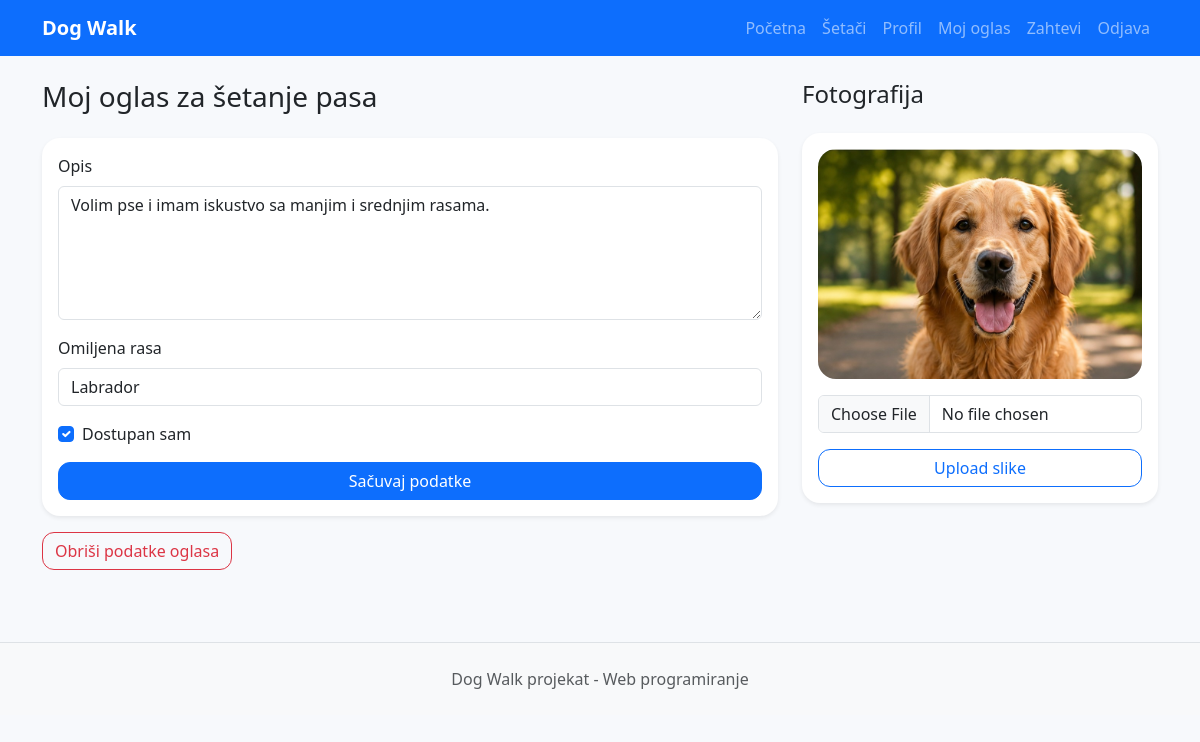
The page /walker_profile.php (signed in) on the database its author committed.
### tables this page shows
CREATE TABLE walkers (
    id INT AUTO_INCREMENT PRIMARY KEY,
    user_id INT NOT NULL UNIQUE,
    photo VARCHAR(255),
    description TEXT,
    favorite_breed VARCHAR(100),
    is_approved TINYINT(1) NOT NULL DEFAULT 0,
    is_available TINYINT(1) NOT NULL DEFAULT 1,
    contact_count INT NOT NULL DEFAULT 0,
    created_at TIMESTAMP DEFAULT CURRENT_TIMESTAMP,
    FOREIGN KEY (user_id) REFERENCES users(id) ON DELETE CASCADE
);

### includes/Database.php (called while the page is built, shortened)
<?php
class Database
{
    private static ?PDO $connection = null;
    public static function getConnection(): PDO
    {
        if (self::$connection === null) {
            $dsn = 'mysql:host=' . DB_HOST . ';dbname=' . DB_NAME . ';charset=utf8mb4';
            self::$connection = new PDO($dsn, DB_USER, DB_PASS, [
                PDO::ATTR_ERRMODE => PDO::ERRMODE_EXCEPTION,
                PDO::ATTR_DEFAULT_FETCH_MODE => PDO::FETCH_ASSOC,
            ]);
        }
        return self::$connection;
    }
}

### includes/functions.php (called while the page is built, shortened)
<?php
function cleanInput(string $value): string
{
    return trim(htmlspecialchars($value, ENT_QUOTES, 'UTF-8'));
}
function currentUserId(): ?int
{
    return $_SESSION['user_id'] ?? null;
}

### classes/Walker.php (called while the page is built, shortened)
<?php
require_once __DIR__ . '/../includes/Database.php';
require_once __DIR__ . '/../includes/functions.php';
class Walker
{
    private PDO $database;
    public function __construct()
    {
        $this->database = Database::getConnection();
    }
    public function getByUserId(int $userId): ?array
    {
        $statement = $this->database->prepare('SELECT * FROM walkers WHERE user_id = ?');
        $statement->execute([$userId]);
        $walker = $statement->fetch();
        return $walker ?: null;
    }
    public function ensureWalkerProfile(int $userId): array
    {
        $walker = $this->getByUserId($userId);
        if ($walker) {
            return $walker;
        }
        return $this->getByUserId($userId) ?: [];
    }
}

### walker_profile.php (the view, shortened to what this page needs)
<?php
require_once __DIR__ . '/classes/Walker.php';
require_once __DIR__ . '/includes/header.php';
$walkerService = new Walker();
$walker = $walkerService->ensureWalkerProfile(currentUserId());
$photo = $walker['photo'] ? BASE_URL . '/uploads/walkers/' . cleanInput($walker['photo']) : BASE_URL . '/assets/img/default-dog.jpg';
$isApproved = (int) $walker['is_approved'] === 1;
?>
<div class="row g-4 justify-content-center">
    <div class="col-lg-8">
        <h1 class="h3 mb-4">Moj oglas za šetanje pasa</h1>
        <?php if ($isApproved): ?>
        <form method="post" class="card card-body shadow-sm needs-validation" novalidate>
            <label class="form-label">Opis</label>
            <textarea class="form-control mb-3" name="description" rows="5" minlength="10" required><?= cleanInput($walker['description'] ?? '') ?></textarea>
            <label class="form-label">Omiljena rasa</label>
            <input class="form-control mb-3" name="favorite_breed" value="<?= cleanInput($walker['favorite_breed'] ?? '') ?>" minlength="2" required>
            <div class="form-check mb-3">
                <input class="form-check-input" type="checkbox" name="is_available" id="available" <?= (int) $walker['is_available'] ? 'checked' : '' ?>>
                <label class="form-check-label" for="available">Dostupan sam</label>
            </div>
            <button class="btn btn-primary">Sačuvaj podatke</button>
        </form>
        <form method="post" class="mt-3" onsubmit="return confirm('Da li sigurno želiš da obrišeš podatke oglasa?');">
            <button class="btn btn-outline-danger">Obriši podatke oglasa</button>
        </form>
        <?php endif; ?>
    </div>
    <div class="col-lg-4">
        <h2 class="h4 mb-4">Fotografija</h2>
        <div class="card card-body shadow-sm">
            <img class="walker-photo-preview mb-3" src="<?= $photo ?>" alt="Walker photo">
            <?php if ($isApproved): ?>
            <form method="post" enctype="multipart/form-data" class="needs-validation" novalidate>
                <input class="form-control mb-3" type="file" name="photo" accept="image/jpeg,image/png,image/webp" required>
                <button class="btn btn-outline-primary w-100">Upload slike</button>
            </form>
            <?php endif; ?>
        </div>
    </div>
</div>
<?php require_once __DIR__ . '/includes/footer.php'; ?>

### assets/css/style.css (style rules this page uses)
body { background: #f7f9fc; }
.walker-photo-preview { width: 100%; height: 230px; object-fit: cover; border-radius: 18px; background: #eef3f8; }
.card { border: 0; border-radius: 18px; }
.btn { border-radius: 12px; }

### rows shown on the page
walkers: description "Volim pse i imam iskustvo sa manjim i srednjim rasama.", favorite_breed "Labrador", is_available "☑"
